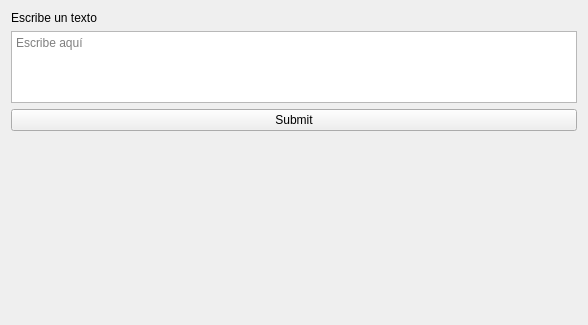
<?xml version="1.0" encoding="UTF-8"?>
<ui version="4.0">
 <class>Task</class>
 <widget class="QWidget" name="Task">
  <property name="geometry">
   <rect>
    <x>0</x>
    <y>0</y>
    <width>588</width>
    <height>325</height>
   </rect>
  </property>
  <property name="windowTitle">
   <string>Form</string>
  </property>
  <layout class="QVBoxLayout" name="verticalLayout" stretch="0,0,0,1">
   <item>
    <widget class="QLabel" name="label">
     <property name="text">
      <string>Escribe un texto</string>
     </property>
    </widget>
   </item>
   <item>
    <widget class="QTextEdit" name="mitext">
     <property name="enabled">
      <bool>true</bool>
     </property>
     <property name="sizePolicy">
      <sizepolicy hsizetype="Expanding" vsizetype="Expanding">
       <horstretch>0</horstretch>
       <verstretch>0</verstretch>
      </sizepolicy>
     </property>
     <property name="minimumSize">
      <size>
       <width>0</width>
       <height>0</height>
      </size>
     </property>
     <property name="layoutDirection">
      <enum>Qt::LayoutDirection::LeftToRight</enum>
     </property>
     <property name="sizeAdjustPolicy">
      <enum>QAbstractScrollArea::SizeAdjustPolicy::AdjustToContentsOnFirstShow</enum>
     </property>
     <property name="placeholderText">
      <string>Escribe aquí</string>
     </property>
    </widget>
   </item>
   <item>
    <widget class="QPushButton" name="submit">
     <property name="text">
      <string>Submit</string>
     </property>
    </widget>
   </item>
   <item>
    <spacer name="verticalSpacer">
     <property name="orientation">
      <enum>Qt::Orientation::Vertical</enum>
     </property>
     <property name="sizeType">
      <enum>QSizePolicy::Policy::Expanding</enum>
     </property>
     <property name="sizeHint" stdset="0">
      <size>
       <width>20</width>
       <height>40</height>
      </size>
     </property>
    </spacer>
   </item>
  </layout>
 </widget>
 <resources/>
 <connections/>
</ui>
